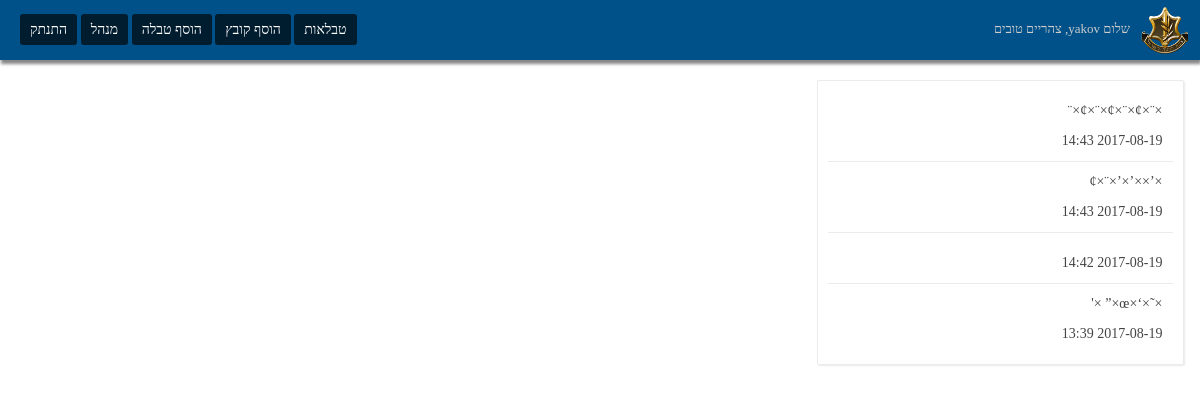
/tables.php (signed in), run on the app's committed database.
### tables this page shows
CREATE TABLE `users` (
  `id` int(11) NOT NULL,
  `username` varchar(99) NOT NULL,
  `password_hashed` varchar(32) NOT NULL,
  `can_edit_tables` tinyint(1) NOT NULL DEFAULT '0',
  `can_add_tables` tinyint(1) NOT NULL DEFAULT '0',
  `is_admin` tinyint(1) NOT NULL DEFAULT '0'
);

CREATE TABLE `tables` (
  `id` int(11) NOT NULL,
  `title` varchar(999) NOT NULL,
  `html` text NOT NULL,
  `user_id` int(11) NOT NULL,
  `date` timestamp NOT NULL DEFAULT CURRENT_TIMESTAMP
);

### config.php (called while the page is built, shortened)
<?php
    $dbname = "nave";
    $dbuser = "root";
    $dbpass = "";
    $conn = new PDO("mysql:host=localhost;dbname=" . $dbname, $dbuser, $dbpass);
    function is_logged () {
        return isset($_SESSION['userid']);
    }
    if (is_logged()) {
        $CURUSER = $conn->query("SELECT * FROM `users` WHERE `id` = {$_SESSION['userid']}")->fetch();
    }
    $Hour = date('G');
    if ( $Hour >= 5 && $Hour <= 11 ) {
        $greeting = "בוקר טוב";
    } else if ($Hour >= 12 && $Hour <= 16) {
        $greeting = 'צהריים טובים';
    } else if ( $Hour >= 16 && $Hour <= 19 ) {
        $greeting = "אחר צהריים טובים";
    } else if ( $Hour >= 20 || $Hour <= 23 ) {
        $greeting = "ערב טוב";
    } else if ($Hour >= 0 && $Hour <= 4) {
        $greeting = 'לילה טוב';
    }
?>

### tables.php (the view, shortened to what this page needs)
<?php
    require 'config.php';
?>
<!DOCTYPE html>
<html lang="en" dir="RTL">
    <head>
        <link rel="stylesheet" href="style.css">
        <link rel="stylesheet" href="toast.css">
        <link rel="stylesheet" href="bootstrap.css">
    </head>
    <body>
        <?php include 'nav.php'; ?>
        <div class="site-wrap">
            <div class="grid__col grid__col--2-of-6">
                <ul id="tables-list">
                    <?php $tables = $conn->query("SELECT * FROM `tables` order by `date` DESC");
                        while ($table = $tables->fetch()) {
                            echo '<li data-tableitemid="' . $table['id'] . '"><p class="title">' . $table['title'] . '</p><span id="added-info">' . substr($table['date'], 0, 16) . '</span><input type="hidden" value="' . $table['id'] . '"' . '</li><br>';
                        }
                    ?>
                </ul>
            </div>
            <div class="grid__col grid__col--4-of-6" id="tables-display"></div>
        </div>
    </body>
</html>

### nav.php (shortened to what this page needs)
<nav>
    <div id="nav-links">
        <a href="tables.php">טבלאות</a>
        <a href="upload.php">הוסף קובץ</a>
        <?php if (is_logged() && $CURUSER['can_add_tables']) : ?>
            <a href="upload-table.php">הוסף טבלה</a>
        <?php endif; ?>
        <?php if (!is_logged()) : ?>
            <a href="login.php">התחבר</a>
        <?php else : ?>
            <?php if ($CURUSER['is_admin']) : ?>
                <a href="admin/">מנהל</a>
            <?php endif; ?>
            <a href="logout.php">התנתק</a>
        <?php endif; ?>
    </div>
    <a href="index.php"><img src="idf-logo.png"></a>
    <?php if (is_logged()) : ?>
        <div id="greeting">שלום <?php echo $CURUSER['username']; ?>, <?php echo $greeting; ?></div>
    <?php endif; ?>
</nav>

### style.css (style rules this page uses)
* { padding: 0px; margin: 0px; font-family: tahoma; }
body { background-color: #F8F8FA; }
.site-wrap { padding: 20px; }
nav { padding: 20px; background-color: #005189; position: relative; background-position: 50% 50%; background-repeat: no-repeat; box-shadow: 1px 4px 3px #888686; }
nav #nav-links a { color: #fff; text-decoration: none; background-color: rgba(0, 0, 0, 0.66); padding: 8px 10px; text-align: center; border-radius: 3px; }
nav #nav-links { float: left; }
nav img { height: 50px; width: 50px; position: absolute; top: calc(50% - 50px / 2); right: 10px; }
ul#files-list, ul#tables-list { padding: 10px; border: 1px solid #ebebeb; background-color: #fff; height: 100%; border-radius: 2px; box-shadow: 1px 1px 2px #eaeaea; max-height: 550px; overflow-y: scroll; }
#files-list li, #tables-list li { padding: 10px; list-style-type: none; color: #444; cursor: pointer; }
#files-list li:not(:last-child), #tables-list li:not(:last-child) { border-bottom: 1px solid #ebebeb; }
#greeting { margin-right: 50px; color: #ccc; font-size: 13px; }

### toast.css (style rules this page uses)
.grid__col--1-of-3, .grid__col--2-of-6, .grid__col--4-of-12 { width: 33.33333%; }
.grid__col--2-of-3, .grid__col--4-of-6, .grid__col--8-of-12 { width: 66.66667%; }
.grid__col { box-sizing: border-box; display: inline-block; margin-right: -.25em; min-height: 1px; padding-left: 20px; vertical-align: top; }

### data on the page
users: username "yakov"
tables: title "×¨×¢×¨×¢×¨×¢×¨", date "2017-08-19 14:43"
tables: title "×’××’×’×¨×¢", date "2017-08-19 14:43"
tables: date "2017-08-19 14:42"
tables: title "×˜×‘×œ×” ×'", date "2017-08-19 13:39"

### other printed values
$greeting "צהריים טובים"
